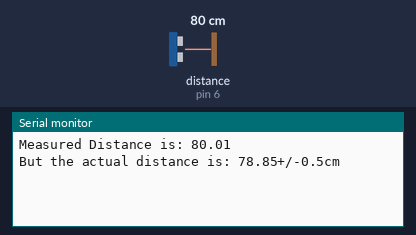
The sketch below on a simulated Arduino Uno, built with avr-gcc and run on an emulated ATmega328P. Shown: the last lines printed to the serial monitor. Wiring (inferred from the names in the program): ultrasonic range finder: trigger pin 6; echo pin 6. Inputs (shaded band) come from the test bench; at power-on: distance to the obstacle (sensor on pin 6) 80 cm. The echo pulse lasts 58.3 µs per cm.

Above: at 2.2 s.
2.3 s: distance to the obstacle (sensor on pin 6) set to 2 cm
At 3.7 s:
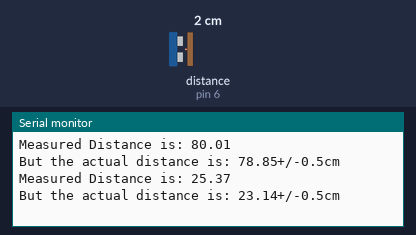
3.8 s: distance to the obstacle (sensor on pin 6) set to 4 cm
At 5.1 s:
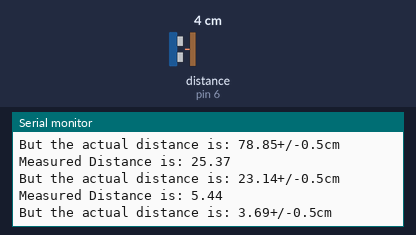
5.3 s: distance to the obstacle (sensor on pin 6) set to 250 cm
At 6.3 s:
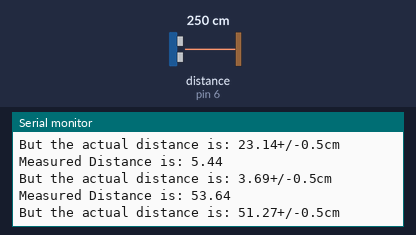
Timing chart, 0 to 8.3 s (numbered marks = the images above; inputs shaded):
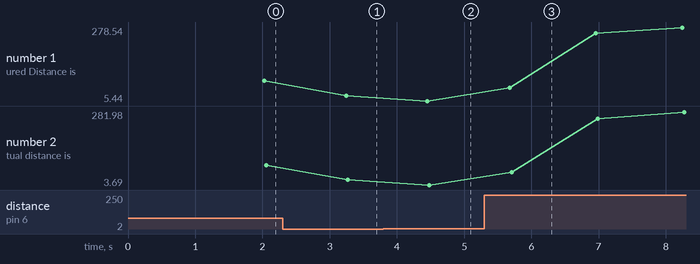

The sketch:

Ultrasonic_sensor_code.ino
```cpp
#include <SoftwareSerial.h>
int signalpin = 6;
float distance;
float pulseduration = 0;
float distanceData[] = {3.27, 2.86, 4.17, 5.73, 6.66, 11.35, 16.84, 21.30, 26.78, 30.58, 36.10, 42.79, 50.46, 53.27, 56.47, 60.26, 67.75, 72.62, 77.22, 81.65, 88.79, 93.06, 97.20, 102.78, 108.60, 112.87, 117.43, 122.32, 126.56, 132.47, 137.67, 141.85, 147.53, 151.15, 155.77, 160.33, 165.15, 169.56, 176.48, 181.68, 187.42, 190.23, 194.12, 199.01, 205.43, 212.75, 213.73, 219.47, 225.22, 225.08, 232.89, 237.60, 243.23, 250.65, 257.53, 261.97, 262.16, 267.93, 273.83, 278.04, 282.36, 288.68, 290.11, 290.99, 291.55, 292.30, 293.83, 294.09, 295.55, 297.24, 297.60, 299.37, 301.18, 303.04, 307.40, 305.35, 306.02, 307.24, 307.00, 308.84, 309.12, 310.29, 311.36, 311.72, 313.79, 313.49, 313.79, 313.79, 313.79, 313.79, 313.79, 313.79};
float errorPercentageData[] = {227.0000, 43.0000, 39.0000, 43.2500, 33.2000, 13.5000, 12.2667, 6.5000, 7.1200, 1.9333, 3.1429, 6.9750, 12.1333, 6.5400, 2.6727, 0.4333, 4.2308, 3.7429, 2.9600, 2.0625, 4.4588, 3.4000, 2.3158, 2.7800, 3.4286, 2.6091, 2.1130, 1.9333, 1.2480, 1.9000, 1.9778, 1.3214, 1.7448, 0.7667, 0.4968, 0.2062, 0.0909, 0.2588, 0.8457, 0.9333, 1.3081, 0.1211, 0.4513, 0.4950, 0.2098, 1.3095, 0.5907, 0.2409, 0.0978, 2.1391, 0.8979, 1.0000, 0.7224, 0.2600, 0.9922, 0.7577, 1.0717, 0.7667, 0.4255, 0.7000, 0.9263, 0.4552, 0.3058, 0.3459, 0.4949, 0.5782, 0.3966, 0.6453, 0.4882, 0.2550, 0.4682, 0.2100, 0.0598, 0.3444, 1.4521, 0.4441, 0.3344, 0.4052, 0.0000, 0.2727, 0.0388, 0.0935, 0.1158, 0.0897, 0.2524, 0.1624, 0.3841, 0.6994, 1.0126, 1.3239, 1.6332, 1.9406};
int actualDistance[] = {1, 2, 3, 4, 5, 10, 15, 20, 25, 30, 35, 40, 45, 50, 55, 60, 65, 70, 75, 80, 85, 90, 95, 100, 105, 110, 115, 120, 125, 130, 135, 140, 145, 150, 155, 160, 165, 170, 175, 180, 185, 190, 195, 200, 205, 210, 215, 220, 225, 230, 235, 240, 245, 250, 255, 260, 265, 270, 275, 280, 285, 290, 291, 292, 293, 294, 295, 296, 297, 298, 299, 300, 301, 302, 303, 304, 305, 306, 307, 308, 309, 310, 311, 312, 313, 314, 315, 316, 317, 318, 319, 320};
float realDistance = 0;

unsigned char Data[10];
unsigned char i;

void setup() {

  Serial.begin(9600); //set it up
  pinMode(signalpin, OUTPUT);
  delay(1000);

}


void measureDistance() {

  for (int i = 0; i < 5; i++) {
    pinMode(signalpin, OUTPUT);
    digitalWrite(signalpin, LOW); //make sure its low
    delayMicroseconds(3);
    digitalWrite(signalpin, HIGH);
    delayMicroseconds(3);
    digitalWrite(signalpin, LOW);
    pinMode(signalpin, INPUT);
    pulseduration += pulseIn(signalpin, HIGH);
    delay(200);
  }
  pulseduration = pulseduration / 5;

}


void checkDistance() {
  if (distance < 4) {
    realDistance = 0;
  }
  else {
    int i = 0;
    while (distanceData[i] < distance) {
      i++;
    }
    float x3 = distanceData[i + 1], x1 = distanceData[i];
    int y3 = actualDistance[i + 1], y1 = actualDistance[i];

    realDistance = (distance - x1) * (y3 - y1) / (x3 - x1) + y1;

    for (int j = 3; j < 92; j++) {
      if (distance == distanceData[j]) {
        realDistance = actualDistance[j];
      }
    }

    if (realDistance == 0) {
      for (int k = 3; k < 92; k++) {
        if (distance < distanceData[k]) {
          realDistance = actualDistance[k - 1] + (actualDistance[k] - actualDistance[k - 1]) / (distanceData[k] - distanceData[k - 1]) * (distance - distanceData[k - 1]); //interpolation
        }
      }
    }
  }
}

void obstacle() {
  if (realDistance < 100.0) {
    //obstacle avoidance code
  } else if (realDistance < 200) {
    //normal code
  } else {
    //stop code
  }
}

void loop() {
  measureDistance();
  pulseduration = pulseduration / 2.0;
  distance = (pulseduration / 29.034); //in cm
  checkDistance();
  obstacle();

  Serial.print("Measured Distance is: ");
  Serial.print(distance);
  Serial.print("\n");
  Serial.print("But the actual distance is: ");
  Serial.print(realDistance);
  Serial.print("+/-0.5cm");
  Serial.print("\n");
  delay(200);

  realDistance = 0;

}
```

Measured:
- after the input at 2.3 s, the serial monitor: prints a new line after 0.94 s (image 1)
- after the input at 3.8 s, the serial monitor: prints a new line after 0.65 s (image 2)
- after the input at 5.3 s, the serial monitor: prints a new line after 0.38 s (image 3)
- plotted number 1: 80.01 → 25.37 after the input at 2.3 s, 25.37 → 5.44 after the input at 3.8 s, 5.44 → 278.54 after the input at 5.3 s
- plotted number 2: 78.85 → 23.14 after the input at 2.3 s, 23.14 → 3.69 after the input at 3.8 s, 3.69 → 281.98 after the input at 5.3 s
